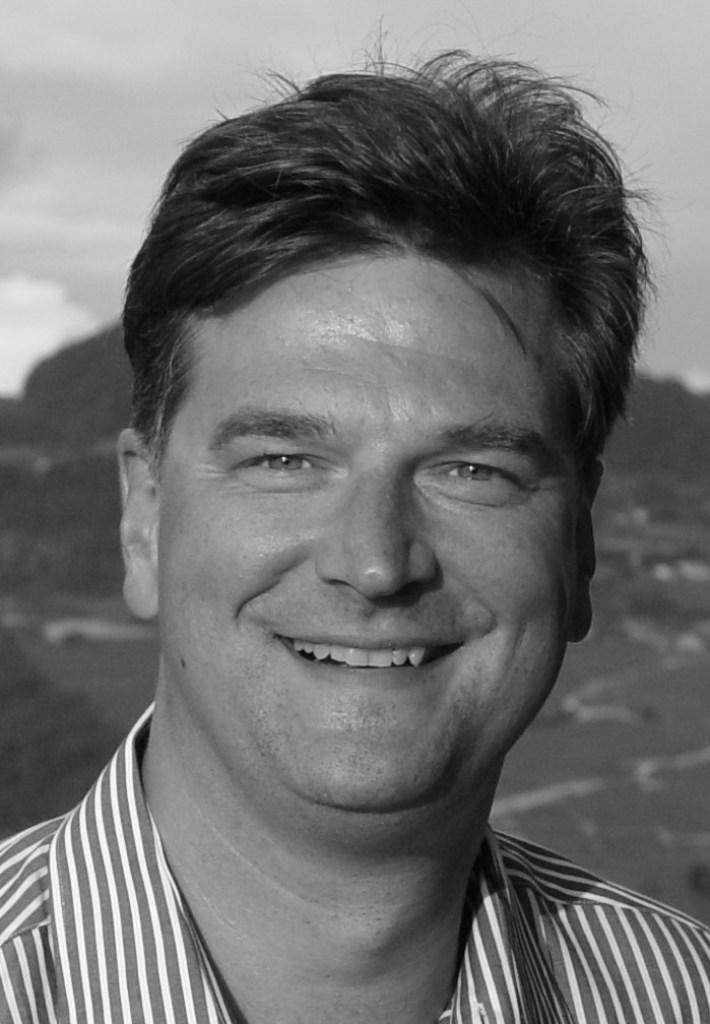
%> input picture codes/ch11_Edge Detection/5. Zero Crossings of Laplacian-of-Gaussian/berndsface.png, 710 x 1024 px
$ octave Zero_Crossings_of_LoG.m   (GNU Octave 9; MATLAB toolbox functions it lacks are replaced by stand-ins)
%> lines starting %> are read from the running program, lines starting %| are printed output that depends on the picture
% EE368 Digital Image Processing
% Bernd Girod
% Department of Electrical Engineering, Stanford University

% Script by Qiyuan Tian and David Chen
% Zero crossings of LoG

clear, clc, close all

% Load test image
img = imread('berndsface.png');
%> img is the input picture: size 1024x710 uint8; min 2, max 254, mean 112.6

% Loop over different standard deviations of Gaussian
% Use no threshold on edge response
thresh = 0;
sigmaArray = [sqrt(2), sqrt(8), sqrt(32), sqrt(128)];
figure(1), clf;
for i = 1 : numel(sigmaArray)
    % Compute and show zero crossings
    sigma = sigmaArray(i);
    bw = edge(img,'log', thresh, sigma);
    subplot(2, 2, i), imshow(bw); title(sprintf('Sigma = %f', sigmaArray(i)));
    imwrite(bw, ['Zero_crossings_log_no_thresh_' num2str(sigmaArray(i)), '.png']);
end % end i
%> this loop made 4 passes
%> pass 1, `bw = edge(img,'log', thresh, sigma);`:
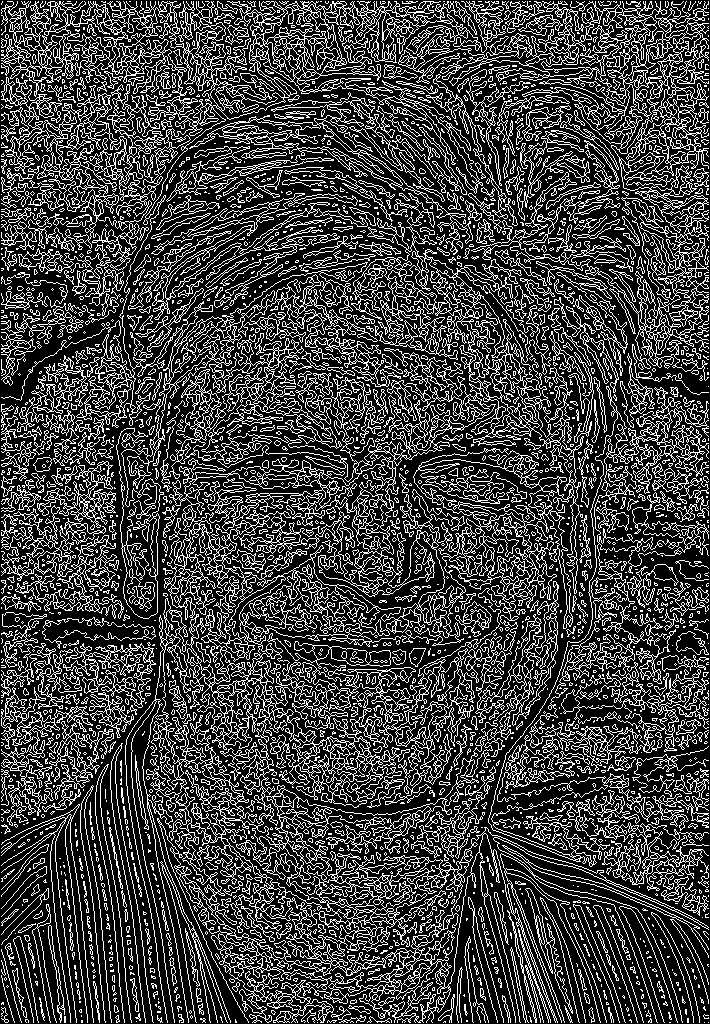
%> bw: size 1024x710 logical; 25.6% white in thin lines or dots
%> after the loop:
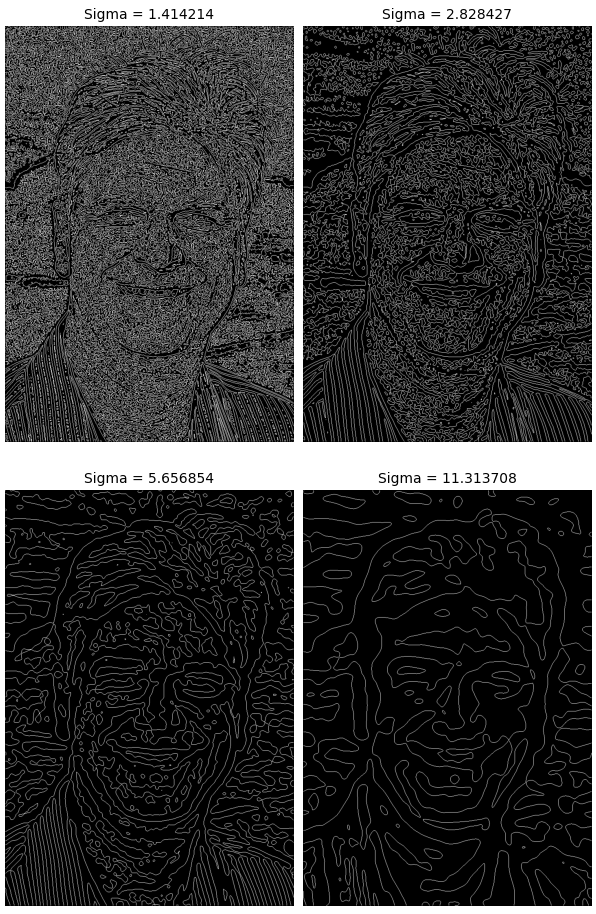
%> figure redrawn from the program's plot data, 4 panels

% Loop over different standard deviations of Gaussian
% Use threshold on edge response
sigmaArray = [sqrt(2), sqrt(8), sqrt(32), sqrt(128)];
thresh =[0.002, 0.0008, 0.0002, 0.00004];
figure(2), clf;
for i = 1 : numel(sigmaArray)
    % Compute and show zero crossings
    sigma = sigmaArray(i);
    bw = edge(img,'log', thresh(i), sigma);
    subplot(2, 2, i), imshow(bw); title(sprintf('Sigma = %f', sigmaArray(i)));
    imwrite(bw, ['Zero_crossings_log_thresh_' num2str(sigmaArray(i)), '.png']);
end % end i
%> this loop made 4 passes
%> pass 1, `bw = edge(img,'log', thresh(i), sigma);`:
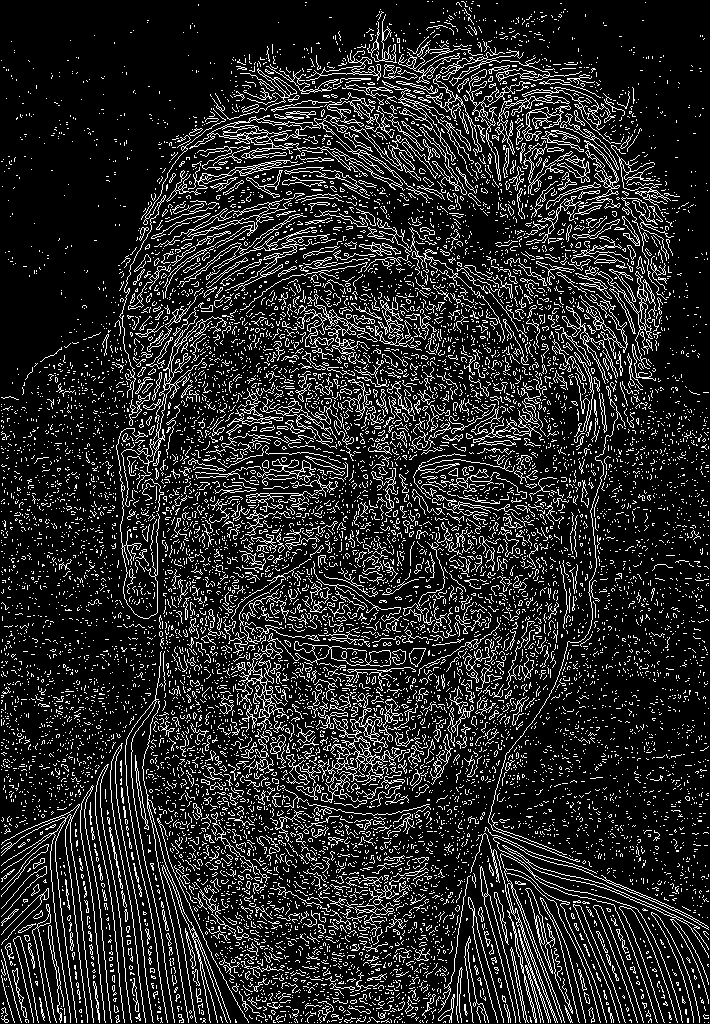
%> bw: size 1024x710 logical; 15.3% white in thin lines or dots
%> pass 2, `bw = edge(img,'log', thresh(i), sigma);`:
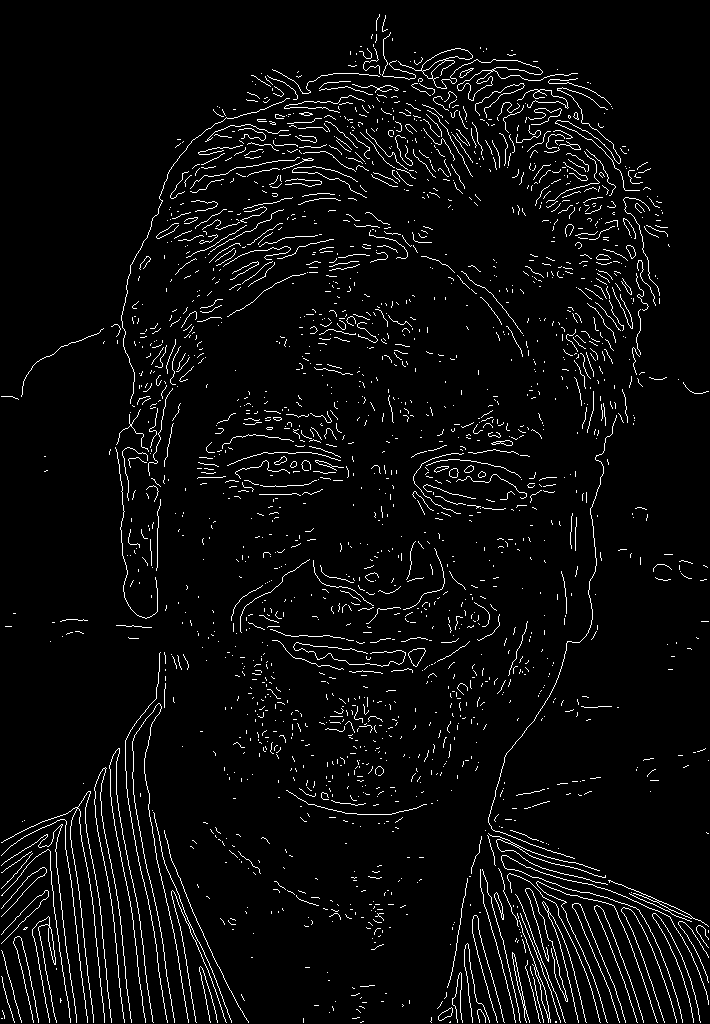
%> bw: size 1024x710 logical; 4.4% white in thin lines or dots
%> pass 3, `bw = edge(img,'log', thresh(i), sigma);`:
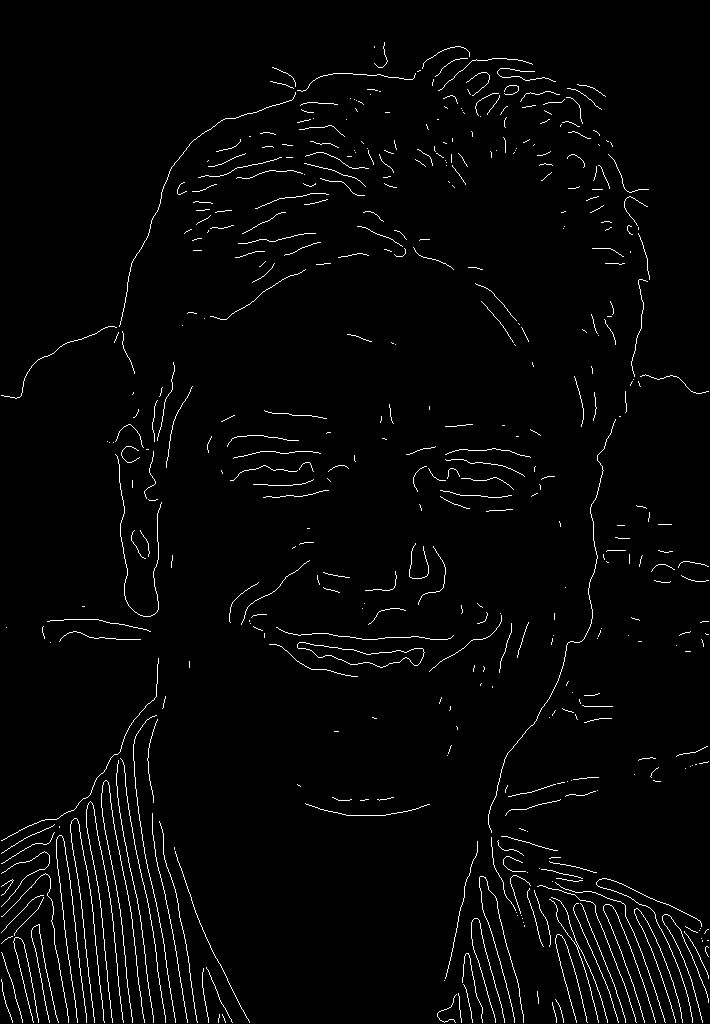
%> bw: size 1024x710 logical; 2.3% white in thin lines or dots
%> after the loop:
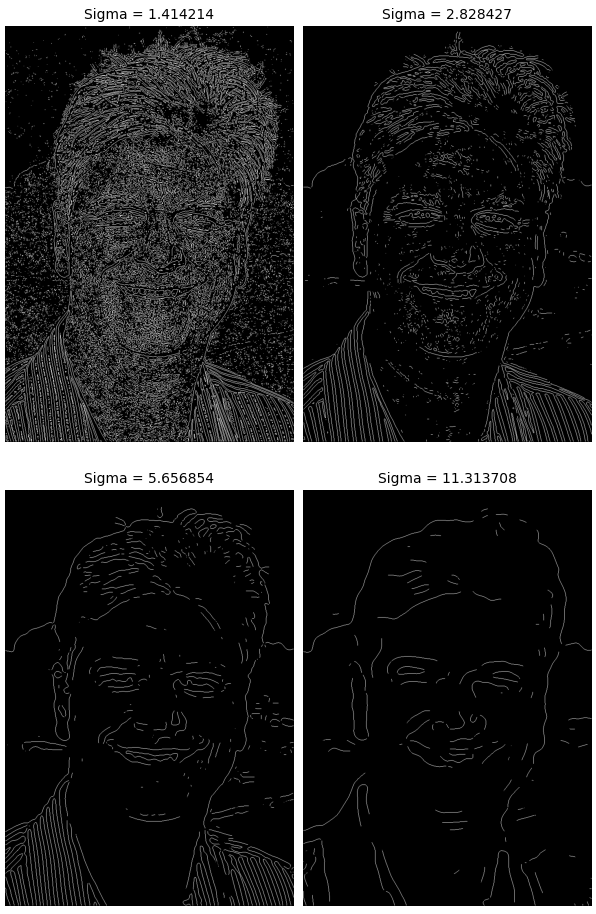
%> figure redrawn from the program's plot data, 4 panels
